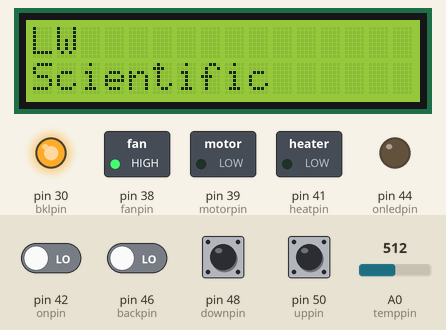
Recording of a sketch running on a simulated Arduino Mega 2560, built with avr-gcc and run on an emulated ATmega2560. Parts: 16×2 character LCD, switched loads named in the sketch (green lamp = pin HIGH), output pins drawn as LEDs (lit = HIGH). Inputs (shaded band) come from the test bench; at power-on: pin 42 (onpin), pin 46 (backpin), pin 48 (downpin), pin 50 (uppin) LOW, A0 (temppin) = 512. What the sketch prints to the serial monitor is not drawn.

Above: at 0.1 s.
3.3 s: pin 42 (onpin) driven HIGH
At 6.1 s:
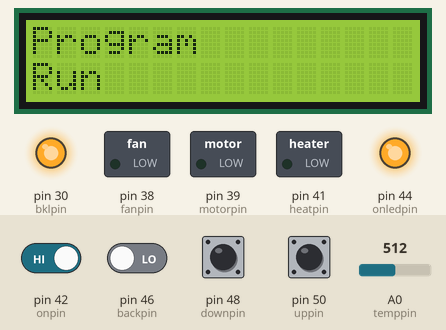
6.3 s: pin 48 (downpin) pulled HIGH for 0.15 s
At 7.0 s:
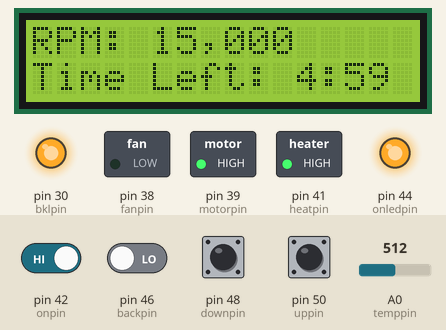
9.4 s: pin 50 (uppin) pulled HIGH for 0.15 s
At 10.6 s:
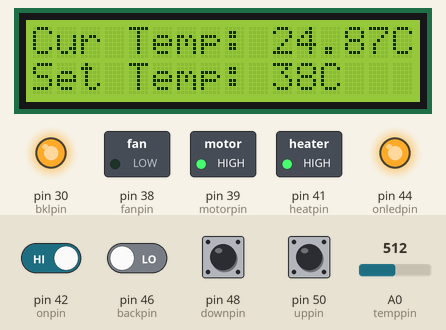
11.0 s: A0 (temppin) set to 671
At 11.7 s:
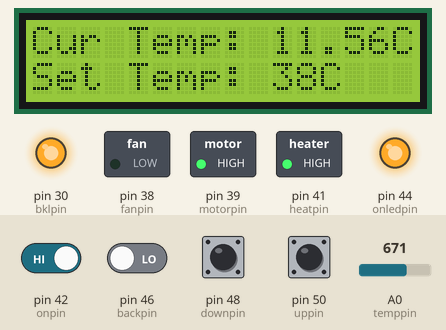
12.5 s: A0 (temppin) set to 705
At 12.8 s:
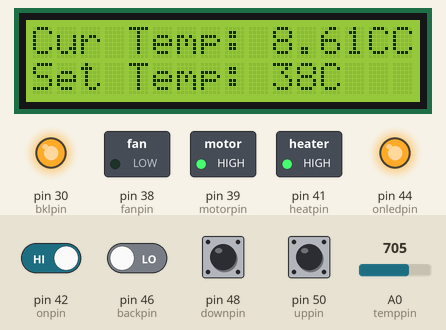
14.0 s: A0 (temppin) set to 392
At 15.1 s:
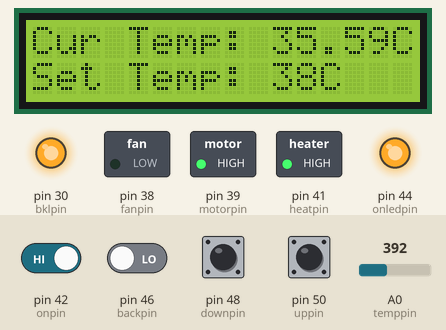
15.5 s: A0 (temppin) set to 370
Timing chart, 0 to 18.0 s (numbered marks = the images above; inputs shaded):
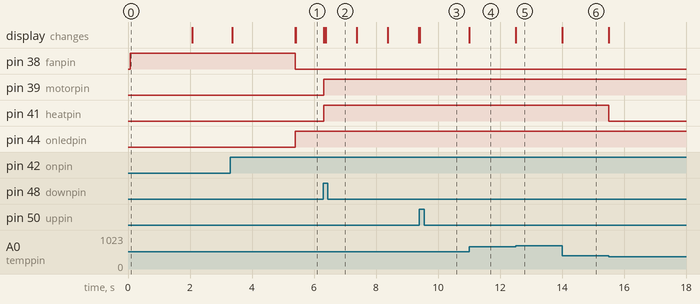

Measured:
- the behaviour switches between 689 and 690 on A0 (temppin) (found by bisection; images 4 and 5)
- after the input at 3.3 s, pin 38 (fanpin): HIGH → LOW after 2.1 s; pin 44 (onledpin): LOW → HIGH after 2.1 s; the display: first changes after 0.07 s (image 1 shows a later state)
- after the input at 6.3 s, pin 39 (motorpin), pin 41 (heatpin): LOW → HIGH at once; the display: first changes at once (image 2 shows a later state)
- after the input at 9.4 s, the display: changes at once (image 3)
- after the input at 11.0 s, the display: changes at once (image 4)
- after the input at 12.5 s, the display: changes at once (image 5)
- after the input at 14.0 s, the display: changes at once (image 6)
- after the input at 15.5 s, pin 41 (heatpin): HIGH → LOW at once

The sketch:

centrifuge.ino
```cpp
 /*
    LiquidCrystal
    works with all LCD displays that are compatible with the
    Hitachi HD44780 driver.
    https://www.arduino.cc/en/Reference/LiquidCrystal
*/

/*
    EEPROM
    1024 bytes on the ATmega328P,
    512 bytes on the ATmega168 and ATmega8,
    4 KB (4096 bytes) on the ATmega1280 and ATmega2560.
    The Arduino and Genuino 101 boards have an emulated EEPROM space of 1024 bytes.
    More than enough, we're just storing three values:
      1) The target temperature (tempcutoff)
      2) The rotations per minute (rpm)
      3) The running time after hitting start (runtime)
    https://www.arduino.cc/en/Reference/EEPROM
 */
// include the library code:
#include <LiquidCrystal.h>
#include <EEPROM.h>

// What screen is displaying, see FSM.jpg to see what state correstponds to what functionalities.
int state = 0;

// Countdown timer
int countdown;

// ===CONSTANTS=== (for customization)
// Default variables (sets temperature to 38, rpm to 15, runtime to 5 minutes)
const int settemp = 38, rotpm = 15, runt = 300;

// Variable limits
// 26-50 degrees celcius : 1,000-3,000 rpm : 0 - 10 mins (600 secs)
const int tempmin = 26, tempmax = 50, rpmmin = 1, rpmmax = 30, runmin = 0, runmax = 600;

// If the temp is below this range, heat. If above, fan.
const int temprange = 1;

// ===PINS===
// These pins control the LCD
const int rspin = 34, enpin = 32, bklpin = 30, d4pin = 37, d5pin = 35, d6pin = 33, d7pin = 31;

// ---RELAY PINS---
// This pin is the relay pin which connects to a fan or a motor
const int fanpin = 38;
// I assume there is some motor driver -- would need to look at the specs for that to really implement it.
// This pin controls the centrifuge motor
const int motorpin = 39;
// This pin controls the heating pad
const int heatpin = 41;

// These are all the input buttons
const int onpin = 42, backpin = 46, uppin = 50, downpin = 48;

// A light to signal the device is on
const int onledpin = 44;

// EEPROM Storage address
const int eeAddress = 0;

// Temperature sensor analog pin
#define temppin A0
#define tempbeta 4090 // Beta of the thermistor
#define tempres 10 // Pulldown resistor value, 10k

// Initialize LCD
LiquidCrystal lcd(rspin, enpin, d4pin, d5pin, d6pin, d7pin);

// Stores whether the fan should be on
bool fanon = true;
// Stores whether the motor should be on
bool motoron = false;
// Stores whether the heat should be on
bool heaton = false;

// Stores button values to look for a change (a positive-edge detector).
int onstate = 0;
int lastonstate = 0;
bool on = 0;
int backstate = 0;
int lastbackstate = 0;
int upstate = 0;
int lastupstate = 0;
int downstate = 0;
int lastdownstate = 0;

// Initialize variables to default value
int tempcutoff = settemp;
int rpm = rotpm;
int runtime = runt;


// ===STORED & RETRIEVE VALUES===:
// Obviously, we want to put values in EEPROM and not SRAM

// Put stuff in memory, in the order: tempcutoff, rpm, runtime
void putmem(int t=settemp, int r=rotpm, int rt=runt);
void getmem();
// Another helper function to convert integers to a time format
String converttime(int sec);

void setup()
{
  // Just for debugging - Logs behavior.
  Serial.begin(9600);
  while (!Serial)
  {
   ; // Wait for serial connection to finish
  }

  // Initialize Buttons
  pinMode(onpin, INPUT);
  pinMode(backpin, INPUT);
  pinMode(uppin, INPUT);
  pinMode(downpin, INPUT);
  pinMode(onledpin, OUTPUT);

  // We control the LCD backlight digitally. <-Should I swap this to analog for brightness control?
  pinMode(bklpin, OUTPUT);

  // Set up the LCD's columns and rows:
  lcd.begin(16, 2);
  lcd.clear();

  // Relay initialization.
  pinMode(fanpin, OUTPUT);
  pinMode(motorpin, OUTPUT);
  pinMode(heatpin, OUTPUT);
  // (Set the fan to high to begin with, and the motor and heat to low)
  digitalWrite(fanpin, HIGH);
  digitalWrite(motorpin, LOW);
  digitalWrite(heatpin, LOW);
  fanon = true;
  motoron = false;
  heaton = false;

  // "Loading" screen that prints "LW Scientific"
  digitalWrite(bklpin, HIGH);
  lcd.setCursor(0,0);
  lcd.print("LW ");
  lcd.setCursor(0,1);
  lcd.print("Scientific");
  delay(2000);
  lcd.clear();

  // We are at the main screen now
  state = 1;

  // 1Hz clock initialization via Arduino's built in timer1
  // Includes calculations to get exactly 1Hz frequency
  cli();//stop interrupts
  // Set timer1 interrupt at 1Hz. timer1 is also in the ArduinoMicro, so this will work.
  TCCR1A = 0;// set entire TCCR1A register to 0
  TCCR1B = 0;// same for TCCR1B
  TCNT1  = 0;//initialize counter value to 0
  // Set compare match register for 1hz increments
  OCR1A = 15624;// = (16*10^6) / (1*1024) - 1 (must be <65536)
  // Turn on CTC mode
  TCCR1B |= (1 << WGM12);
  // Set CS12 and CS10 bits for 1024 prescaler
  TCCR1B |= (1 << CS12) | (1 << CS10);
  // Enable timer compare interrupt
  TIMSK1 |= (1 << OCIE1A);
  // Allow interrupts
  sei();
}

// ===THIS FUNCTION RUNS ONCE PER SECOND===
// Timer1 interrupt 1Hz function
ISR(TIMER1_COMPA_vect){
  Serial.println("tick");
  // If the centrifuge is "RUN" state then count down
  if (state == 7 || state == 8)
  {
    countdown = countdown - 1;
  }
}

void loop()
{
  // Read all the buttons values
  onstate = digitalRead(onpin);
  backstate = digitalRead(backpin);
  upstate = digitalRead(uppin);
  downstate = digitalRead(downpin);

  // ===If DEVICE IS ON===:
  if (on){
    // Turn the green LED on
    digitalWrite(onledpin, HIGH);
    // Set the backlight on
    digitalWrite(bklpin, HIGH);

    // Calculate temperature
    long val = 1023 - analogRead(temppin);
    float temp = tempbeta /(log((1025.0 * 10 / val - 10) / 10) + tempbeta / 298.0) - 273.0;

    /*
    Run fan if it exceeds the cuttoff irregardless of state.
    Hopefully it will only kick in if the heating pad is on.
    If the fan should be on and it is not, then turn it on.
    If the fan should not be on and it is, then turn it off.
    This way we only need to write to the fan pin when necessary and not every iteration.
    */
    if (temp > tempcutoff + temprange)
    {
      if (!fanon)
      {
        digitalWrite(fanpin, HIGH);
        fanon = 1;
      }
    }
    else
    {
      if (fanon)
      {
        digitalWrite(fanpin, LOW);
        fanon = 0;
      }
    }

    // Same idea for the motor, except only run when in a "RUN" state
    if (state == 7 ||  state == 8)
    {
      if (!motoron)
      {
        digitalWrite(motorpin, HIGH);
        motoron = 1;
      }
    }
    else
    {
      if (motoron)
      {
        digitalWrite(motorpin, LOW);
        motoron = 0;
      }
    }

    // Same idea for the heating pad, except only run when below the desired temperature and in "RUN" state
    if ((temp < tempcutoff - temprange) && (state == 7 || state == 8))
    {
      if (!heaton)
      {
        digitalWrite(heatpin, HIGH);
        heaton = 1;
      }
    }
    else
    {
      if (heaton)
      {
        digitalWrite(heatpin, LOW);
        heaton = 0;
      }
    }


    // ---BUTTON CHANGES---(state logic, see FSM.jpg to see how the transitions work):
    // If it was the back button
    if (backstate && !lastbackstate)
    {
      lcd.clear();
      Serial.println("Back: from ");
      Serial.print(state);
      if (state == 2) {state = 1;}
      else if (state == 3 || state == 6) {state = 2;}
      else if (state == 4 || state == 5) {state = 3;}
      else if (state == 7 || state == 8) {state = 1;}
      Serial.print(" to ");
      Serial.print(state);
    }

    // If it was the up button, clear the screen,
    if (upstate && !lastupstate)
    {
      lcd.clear();
      Serial.println("Up: from ");
      Serial.print(state);
      if (state == 1) {state = 2;}
      else if (state == 2) {state = 6;}
      else if (state == 3) {state = 4;}
      // Note that states 4, 5, and 6 allows the user to alter the runtime, rpm, and tempterature values
      //SET TIME UP (or at maximum value)
      else if (state == 4)
      {
        if (runtime <= runmax - 30)
        {
          runtime = runtime + 30;
        }
        else
        {
          runtime = runmax;
        }
      }
      else if (state == 5)
      //SET RPM UP (or at maximum value)
      {
        if (rpm <= rpmmax - 1)
        {
          rpm = rpm + 1;
        }
        else
        {
          rpm = rpmmax;
        }
      }
      else if (state == 6)
      //SET TEMP UP (or at maximum value)
      {
        if (tempcutoff <= tempmax - 1)
        {
          tempcutoff = tempcutoff + 1;
        }
        else
        {
          tempcutoff = tempmax;
        }
      }
      else if (state == 7) {state = 8;}
      else if (state == 8) {state = 7;}
      Serial.print(" to ");
      Serial.print(state);
    }

    // If it was the down button
    if (downstate && !lastdownstate)
    {
      lcd.clear();
      Serial.println("Down: from ");
      Serial.print(state);
      if (state == 1) {
        //Start the countdown at the set value
        countdown = runtime;
        state = 8;
      }
      else if (state == 2) {state = 3;}
      else if (state == 3) {state = 5;}
      //SET TIME DOWN (or at minimum value)
      else if (state == 4)
      {
        if (runtime >= runmin + 30)
        {
          runtime = runtime - 30;
        }
        else
        {
          runtime = runmin;
        }
      }
      else if (state == 5)
      //SET RPM DOWN (or at minimum value)
      {
        if (rpm >= rpmmin + 1)
        {
          rpm = rpm - 1;
        }
        else
        {
          rpm = rpmmin;
        }
      }
      else if (state == 6)
      //SET TEMP DOWN (or at minimum value)
      {
        if (tempcutoff >= tempmin + 1)
        {
          tempcutoff = tempcutoff - 1;
        }
        else
        {
          tempcutoff = tempmin;
        }
      }
      else if (state == 7) {state = 8;}
      else if (state == 8) {state = 7;}
      Serial.print(" to ");
      Serial.print(state);
    }


    // ===THIS IS ALL THE DISPLAY STUFF BASED ON THE CURRENT STATE===
    switch (state) {
      case 1:
        lcd.setCursor(0,0);
        lcd.print("Program");
        lcd.setCursor(0,1);
        lcd.print("Run");
      break;

      case 2:
        lcd.setCursor(0,0);
        lcd.print("Set Temp");
        lcd.setCursor(0,1);
        lcd.print("Set Time/RPM");
      break;

      case 3:
        lcd.setCursor(0,0);
        lcd.print("Set Time");
        lcd.setCursor(0,1);
        lcd.print("Set RPM");
      break;

      case 4:
        lcd.setCursor(0,0);
        lcd.print("Time");
        lcd.setCursor(0,1);
        lcd.print(converttime(runtime));
      break;

      case 5:
        lcd.setCursor(0,0);
        lcd.print("RPM");
        lcd.setCursor(0,1);
        lcd.print(rpm);
        lcd.print(",000");
      break;

      case 6:
        lcd.setCursor(0,0);
        lcd.print("Temp C.");
        lcd.setCursor(0,1);
        lcd.print(tempcutoff);
      break;

      case 7:
        lcd.setCursor(0,0);
        lcd.print("Cur Temp: ");
        lcd.print(temp);
        lcd.print("C");

        lcd.setCursor(0,1);
        lcd.print("Set Temp: ");
        lcd.print(tempcutoff);
        lcd.print("C");

        // Check the timer here
        if (countdown < 0)
        {
          countdown = runtime;
          state = 1;
          lcd.clear();
        }
      break;

      case 8:
        lcd.setCursor(0,0);
        lcd.print("RPM: ");
        lcd.print(rpm);
        lcd.print(",000");

        lcd.setCursor(0,1);
        lcd.print("Time Left: ");
        // It is runtime for now, will implement a clock later.
        lcd.print(converttime(countdown));

        // Check the timer here
        if (countdown < 0)
        {
          countdown = runtime;
          state = 1;
          lcd.clear();
        }
      break;


      default:
        // If we ever reach an invalid state, go back home just in case.
        state = 1;
    }
  }

  // ===OFF STATE===
  else
  {
  // Do nothing
  }

  // ---ON/OFF--- detector:
  if (onstate && !lastonstate)
  {
    // Turning from on to off:
    if (on)
    {
      // Clear the screen, turn off the light, turn off the backlight, turn off the relay, turn off the screen.
      lcd.clear();
      digitalWrite(onledpin, LOW);
      digitalWrite(bklpin, LOW);
      digitalWrite(fanpin, LOW);
      digitalWrite(motorpin, LOW);
      digitalWrite(heatpin, LOW);
      lcd.noDisplay();
      Serial.println("Powering Off");
      Serial.println(tempcutoff);
      // Put the info set so far in memory
      putmem(tempcutoff, rpm, runtime);
    }
    // When turning from off to on
    if (!on)
    {
      Serial.println("Powering On");
      // Reinitialize everything in setup()!
      setup();
      // Retrieve the info set so far from memory
      getmem();
    }
    // Then negate the on variable (from on to off or from off to on)
    on = !on;
    Serial.println("On/Off");
  }

  // Update all the states of the buttons for the next frame. past values <- current values for next cycle edge-detection.
  lastonstate = onstate;
  lastbackstate = backstate;
  lastupstate = upstate;
  lastdownstate = downstate;
}

// ===HELPER FUNCTIONS ===
// Stores temperature, rotations, and runtime in memory
void putmem(int t, int r, int rt)
{
  Serial.println("Putting stuff in Memory...");
  // Put them in memory
  int v[] = {t, r, rt};
  EEPROM.put(eeAddress, v);
}

// Gets stuff from memory
void getmem()
{
  Serial.println("Getting stuff from Memory...");

  int vars[] = {settemp, rotpm, runt};
  EEPROM.get(eeAddress, vars);

  // If the values are bad, initialize to default values
  if (vars[0] < 0 || vars[1] < 0 || vars[2] < 0)
  {
    tempcutoff = settemp;
    rpm = rotpm;
    runtime = runt;
  }
  else
  {
    // Otherwise just read in the values
    tempcutoff = vars[0];
    rpm = vars[1];
    runtime = vars[2];
  }

  //Checking if retrieval worked.
  Serial.print("Retrieved Temp ");
  Serial.println(vars[0]);
  Serial.print("Retrieved RPM ");
  Serial.println(vars[1]);
  Serial.print("Retrieved Runtime ");
  Serial.println(vars[2]);

  // Update the countdown
  countdown = runtime % 30;
}

// Helper function that converts a number of seconds to a minute-time format (m)m:ss
String converttime(int sec)
{
  int mins = sec/60;
  int secs = sec%60;
  // Add a zero so the seconds look good if secs is one digit
  if (secs < 10)
  {
    return String(String(mins) + ":0" + String(secs));
  }
  else
  {
    return String(String(mins) + ":" + String(secs));
  }
}
```
